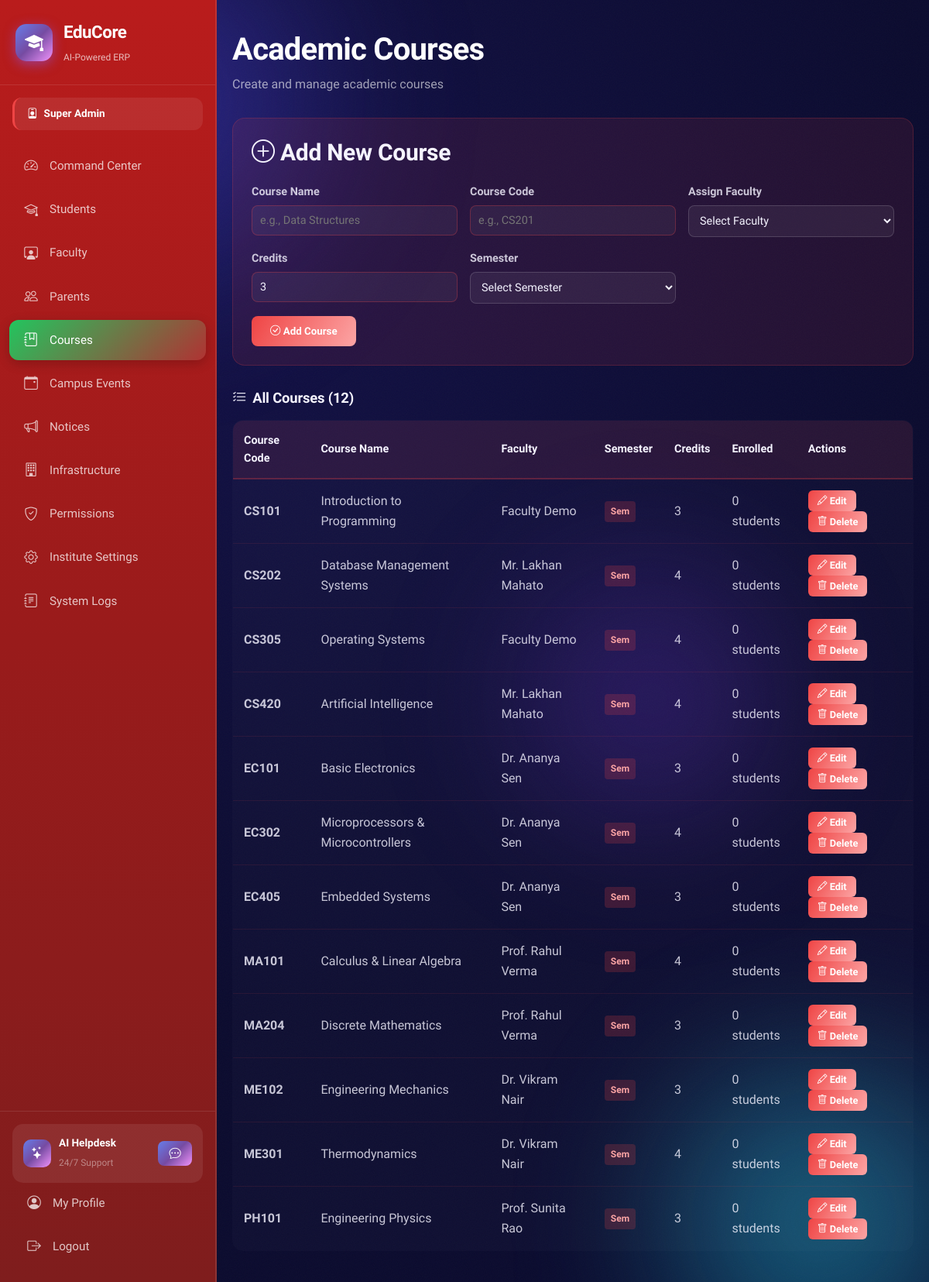
The app's page /admin/academicCourses.php (signed in) with its own data.
### tables this page shows
CREATE TABLE IF NOT EXISTS users (
    id INT AUTO_INCREMENT PRIMARY KEY,
    full_name VARCHAR(120) NOT NULL,
    email VARCHAR(120) NOT NULL UNIQUE,
    password_hash VARCHAR(255) NOT NULL,
    phone VARCHAR(20),
    address TEXT,
    role ENUM('super_admin','faculty','student','parent','finance','librarian','tpo') NOT NULL DEFAULT 'student',
    parent_id INT DEFAULT NULL,
    photo VARCHAR(255) DEFAULT 'default.png',
    status ENUM('active','inactive','suspended') DEFAULT 'active',
    two_factor_secret VARCHAR(64) DEFAULT NULL,
    two_factor_enabled TINYINT(1) NOT NULL DEFAULT 0,
    reset_token_hash VARCHAR(255) DEFAULT NULL,
    reset_token_expires DATETIME DEFAULT NULL,
    created_at TIMESTAMP DEFAULT CURRENT_TIMESTAMP,
    FOREIGN KEY (parent_id) REFERENCES users(id) ON DELETE SET NULL
);

CREATE TABLE IF NOT EXISTS courses (
    id INT AUTO_INCREMENT PRIMARY KEY,
    code VARCHAR(20) NOT NULL UNIQUE,
    title VARCHAR(200) NOT NULL,
    department VARCHAR(100),
    credits INT DEFAULT 3,
    semester INT DEFAULT NULL,
    faculty_id INT,
    FOREIGN KEY (faculty_id) REFERENCES users(id) ON DELETE SET NULL
);

### includes/auth_check.php (called while the page is built, shortened)
<?php
function getCurrentUser(): ?array
{
    $db = getDB();
    $stmt = $db->prepare('SELECT id, full_name, email, role, photo FROM users WHERE id = ? AND status = "active"');
    $stmt->execute([$_SESSION['user_id']]);
    return $stmt->fetch() ?: null;
}
function getRoleLabel(string $role): string
{
    $labels = [
        'super_admin' => 'Super Admin',
        'faculty'     => 'Faculty',
        'student'     => 'Student',
        'parent'      => 'Parent',
        'finance'     => 'Finance Officer',
        'librarian'   => 'Librarian',
        'tpo'         => 'TPO',
    ];
    return $labels[$role] ?? ucfirst($role);
}
function getRoleColor(string $role): string
{
    $colors = [
        'super_admin' => '#ef4444',
        'faculty'     => '#8b5cf6',
        'student'     => '#06b6d4',
        'parent'      => '#10b981',
        'finance'     => '#f59e0b',
        'librarian'   => '#ec4899',
        'tpo'         => '#6366f1',
    ];
    return $colors[$role] ?? '#6366f1';
}

### admin/academicCourses.php (the view, shortened to what this page needs)
<?php
require_once __DIR__ . '/../includes/auth_check.php';
$currentUser = getCurrentUser();
$pdo = getDbConnection();
$stmt = $pdo->prepare("
    SELECT c.*, u.full_name as faculty_name,
           COUNT(DISTINCT ce.student_id) as enrolled_students
    FROM courses c
    LEFT JOIN users u ON c.faculty_id = u.id
    LEFT JOIN course_enrollments ce ON c.id = ce.course_id
    GROUP BY c.id
    ORDER BY c.semester, c.code
");
$stmt->execute([]);
$courses = $stmt->fetchAll(PDO::FETCH_ASSOC);
?>
<!DOCTYPE html>
<html lang="en">
<head>
    <?php $portalBase = '..'; include __DIR__ . '/../includes/portal_head.php'; ?>
</head>
<body class="portal-page" data-role="admin">
    <div class="aurora-bg">
        <div class="aurora-blob b1"></div>
        <div class="aurora-blob b2"></div>
        <div class="aurora-blob b3"></div>
    </div>
    <div class="grain"></div>
    <div class="container-shell">
        <?php include __DIR__ . '/../includes/sidebar.php'; ?>
        <main style="flex: 1; z-index: 2; padding: 40px 20px;">
            <div class="courses-container">
                <div style="margin-bottom: 30px;">
                    <h1 class="h-display" style="margin: 0 0 8px 0;">Academic Courses</h1>
                    <p style="color: rgba(255, 255, 255, 0.6); margin: 0;">Create and manage academic courses</p>
                </div>
                <div class="form-section">
                    <h2 style="margin: 0 0 20px 0; color: #F5F4FF;">
                        <i class="bi bi-plus-circle"></i> Add New Course
                    </h2>
                    <form method="POST">
                        <div class="form-grid">
                            <div class="form-group">
                                <label class="form-label">Course Name</label>
                                <input
                                    type="text"
                                    class="form-input"
                                    name="course_name"
                                    placeholder="e.g., Data Structures"
                                    required
                                >
                            </div>
                            <div class="form-group">
                                <label class="form-label">Course Code</label>
                                <input
                                    type="text"
                                    class="form-input"
                                    name="course_code"
                                    placeholder="e.g., CS201"
                                    required
                                >
                            </div>
                            <div class="form-group">
                                <label class="form-label">Assign Faculty</label>
                                <select class="form-select" name="faculty_id" required>
                                    <option value="">Select Faculty</option>
                                </select>
                            </div>
                            <div class="form-group">
                                <label class="form-label">Credits</label>
                                <input
                                    type="number"
                                    class="form-input"
                                    name="credits"
                                    min="1"
                                    max="10"
                                    value="3"
                                    required
                                >
                            </div>
                            <div class="form-group">
                                <label class="form-label">Semester</label>
                                <select class="form-select" name="semester" required>
                                    <option value="">Select Semester</option>
                                </select>
                            </div>
                        </div>
                        <button type="submit" class="submit-btn">
                            <i class="bi bi-check-circle"></i> Add Course
                        </button>
                    </form>
                </div>
                <h2 class="section-title">
                    <i class="bi bi-list-check"></i> All Courses (<?php echo count($courses); ?>)
                </h2>
                <?php if (count($courses) > 0): ?>
                    <table class="courses-table">
                        <thead>
                            <tr>
                                <th>Course Code</th>
                                <th>Course Name</th>
                                <th>Faculty</th>
                                <th>Semester</th>
                                <th>Credits</th>
                                <th>Enrolled</th>
                                <th>Actions</th>
                            </tr>
                        </thead>
                        <tbody>
                            <?php foreach ($courses as $course): ?>
                                <tr>
                                    <td><strong><?php echo htmlspecialchars($course['code']); ?></strong></td>
                                    <td><?php echo htmlspecialchars($course['title']); ?></td>
                                    <td><?php echo htmlspecialchars($course['faculty_name'] ?? 'Unassigned'); ?></td>
                                    <td>
                                        <span class="semester-badge">Sem <?php echo $course['semester']; ?></span>
                                    </td>
                                    <td><?php echo $course['credits']; ?></td>
                                    <td><?php echo $course['enrolled_students']; ?> students</td>
                                    <td>
                                        <button class="action-btn" type="button"
                                            onclick='openEditCourseModal(<?php echo json_encode([
                                                "id" => $course["id"],
                                                "title" => $course["title"],
                                                "code" => $course["code"],
                                                "faculty_id" => $course["faculty_id"],
                                                "credits" => $course["credits"],
                                                "semester" => $course["semester"],
                                            ]); ?>)'>
                                            <i class="bi bi-pencil"></i> Edit
                                        </button>
                                        <form method="POST" style="display:inline;" onsubmit="return confirm('Delete <?php echo addslashes($course['code']); ?>? This cannot be undone.');">
                                            <button type="submit" class="action-btn">
                                                <i class="bi bi-trash"></i> Delete
                                            </button>
                                        </form>
                                    </td>
                                </tr>
                            <?php endforeach; ?>
                        </tbody>
                    </table>
                <?php endif; ?>
            </div>
        </main>
    </div>
</body>
</html>

### includes/sidebar.php (shortened to what this page needs)
<?php
if (!isset($user) || !is_array($user)) {
    $user = getCurrentUser() ?? ($currentUser ?? null);
}
$role = $user['role'] ?? 'student';
$navItems = [];
switch ($role) {
    case 'super_admin':
        $navItems = [
            ['icon' => 'bi-speedometer2', 'label' => 'Command Center', 'href' => 'dashboard.php', 'color' => '#ef4444'],
            ['icon' => 'bi-mortarboard', 'label' => 'Students', 'href' => 'userStudent.php', 'color' => '#f97316'],
            ['icon' => 'bi-person-workspace', 'label' => 'Faculty', 'href' => 'userFaculty.php', 'color' => '#eab308'],
            ['icon' => 'bi-people', 'label' => 'Parents', 'href' => 'userParents.php', 'color' => '#84cc16'],
            ['icon' => 'bi-journal-bookmark', 'label' => 'Courses', 'href' => 'academicCourses.php', 'color' => '#22c55e'],
            ['icon' => 'bi-calendar-event', 'label' => 'Campus Events', 'href' => 'events.php', 'color' => '#06b6d4'],
            ['icon' => 'bi-megaphone', 'label' => 'Notices', 'href' => 'notices.php', 'color' => '#3b82f6'],
            ['icon' => 'bi-building', 'label' => 'Infrastructure', 'href' => 'infrastructure.php', 'color' => '#6366f1'],
            ['icon' => 'bi-shield-check', 'label' => 'Permissions', 'href' => 'permissions.php', 'color' => '#8b5cf6'],
            ['icon' => 'bi-gear', 'label' => 'Institute Settings', 'href' => 'instituteSettings.php', 'color' => '#a855f7'],
            ['icon' => 'bi-journal-text', 'label' => 'System Logs', 'href' => 'logs.php', 'color' => '#ec4899'],
        ];
        break;
}
$currentPage = basename($_SERVER['PHP_SELF']);
?>
<aside class="sidebar" id="sidebar">
    <div class="sidebar-brand">
        <div class="brand-icon">
            <i class="bi bi-mortarboard-fill"></i>
        </div>
        <div class="brand-text">
            <span class="brand-name">EduCore</span>
            <span class="brand-tagline">AI-Powered ERP</span>
        </div>
    </div>
    <div class="sidebar-role-badge" style="--role-color: <?= getRoleColor($role) ?>">
        <i class="bi bi-person-badge"></i>
        <?= getRoleLabel($role) ?>
    </div>
    <nav class="sidebar-nav">
        <?php foreach ($navItems as $item): ?>
        <a href="<?= $item['href'] ?>" class="nav-item <?= $currentPage === $item['href'] ? 'active' : '' ?>"
           style="--item-color: <?= $item['color'] ?>">
            <i class="bi <?= $item['icon'] ?>"></i>
            <span><?= $item['label'] ?></span>
        </a>
        <?php endforeach; ?>
    </nav>
    <div class="sidebar-footer">
        <div class="ai-assistant-card">
            <div class="ai-icon"><i class="bi bi-stars"></i></div>
            <div>
                <strong>AI Helpdesk</strong>
                <small>24/7 Support</small>
            </div>
            <button class="btn btn-sm btn-ai" onclick="openAIHelpdesk()">
                <i class="bi bi-chat-dots"></i>
            </button>
        </div>
        <a href="<?= htmlspecialchars(($portalBase ?? $basePath ?? '..') . '/profile.php', ENT_QUOTES, 'UTF-8') ?>" class="nav-item">
            <?php
            $sidebarPhoto = $user['photo'] ?? null;
            $sidebarPhotoPath = $sidebarPhoto ? __DIR__ . '/../uploads/' . $sidebarPhoto : null;
            ?>
            <?php if ($sidebarPhotoPath && is_file($sidebarPhotoPath)): ?>
                <img src="<?= htmlspecialchars(($portalBase ?? $basePath ?? '..') . '/uploads/' . $sidebarPhoto, ENT_QUOTES, 'UTF-8') ?>" style="width:20px; height:20px; border-radius:50%; object-fit:cover;" alt="">
            <?php else: ?>
                <i class="bi bi-person-circle"></i>
            <?php endif; ?>
            <span>My Profile</span>
        </a>
        <a href="<?= htmlspecialchars(($portalBase ?? $basePath ?? '..') . '/logout.php', ENT_QUOTES, 'UTF-8') ?>" class="nav-item sidebar-logout">
            <i class="bi bi-box-arrow-right"></i>
            <span>Logout</span>
        </a>
    </div>
</aside>

### records on screen
users: role "Super Admin"
courses: code "CS101", title "Introduction to Programming", faculty.full_name "Faculty Demo", credits "3", enrolled_students "0"
courses: code "CS202", title "Database Management Systems", faculty.full_name "Mr. Lakhan Mahato", credits "4", enrolled_students "0"
courses: code "CS305", title "Operating Systems", faculty.full_name "Faculty Demo", credits "4", enrolled_students "0"
courses: code "CS420", title "Artificial Intelligence", faculty.full_name "Mr. Lakhan Mahato", credits "4", enrolled_students "0"
courses: code "EC101", title "Basic Electronics", faculty.full_name "Dr. Ananya Sen", credits "3", enrolled_students "0"
courses: code "EC302", title "Microprocessors & Microcontrollers", faculty.full_name "Dr. Ananya Sen", credits "4", enrolled_students "0"
courses: code "EC405", title "Embedded Systems", faculty.full_name "Dr. Ananya Sen", credits "3", enrolled_students "0"
courses: code "MA101", title "Calculus & Linear Algebra", faculty.full_name "Prof. Rahul Verma", credits "4", enrolled_students "0"
courses: code "MA204", title "Discrete Mathematics", faculty.full_name "Prof. Rahul Verma", credits "3", enrolled_students "0"
courses: code "ME102", title "Engineering Mechanics", faculty.full_name "Dr. Vikram Nair", credits "3", enrolled_students "0"
courses: code "ME301", title "Thermodynamics", faculty.full_name "Dr. Vikram Nair", credits "4", enrolled_students "0"
courses: code "PH101", title "Engineering Physics", faculty.full_name "Prof. Sunita Rao", credits "3", enrolled_students "0"

### other values on screen
$item['label'] "Command Center"
$item['label'] "Students"
$item['label'] "Faculty"
$item['label'] "Parents"
$item['label'] "Courses"
$item['label'] "Campus Events"
$item['label'] "Notices"
$item['label'] "Infrastructure"
$item['label'] "Permissions"
$item['label'] "Institute Settings"
$item['label'] "System Logs"
count($courses) "12"
